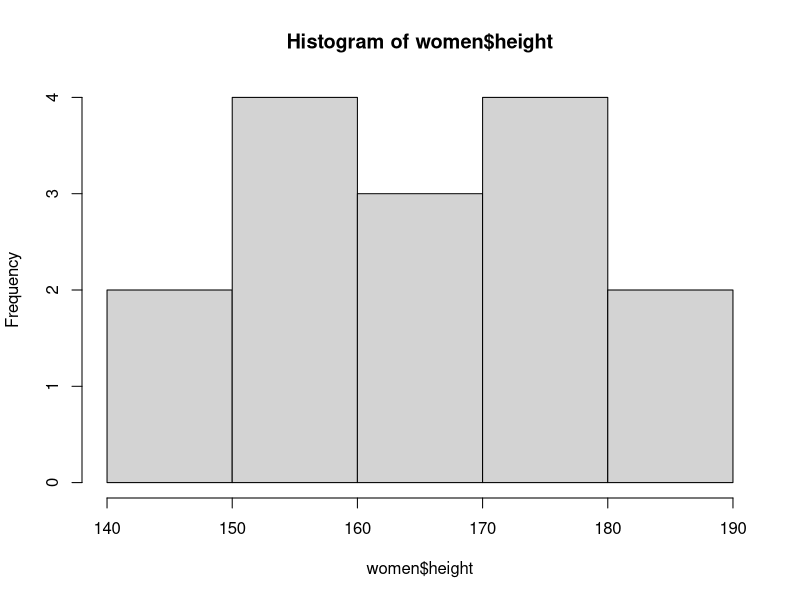
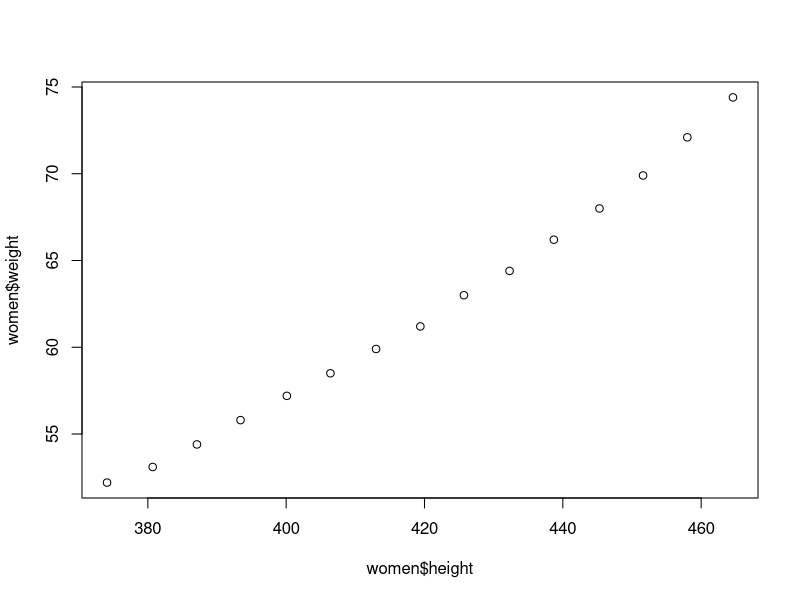

Recreate these plots in R, in order.
#仮説検定

## １標本のt検定
# データ読み込み
#単位変換：インチからセンチメートル、ポンドからキログラム
data("women")
women$height <- round(women$height / 0.39370,1)
n <- length(women$height)
mean <- mean(women$height)
sd <- sd(women$height)
hist(women$height)
n
mean
sd

## 母平均の検定
mu <- 158
#t検定
t.test(women$height, mu=mu)

## 母比率の検定
prop.test(300,400,p=0.7)

## 無相関の検定
#データ読み込み
#単位変換：インチからセンチメートル、ポンドからキログラム
data("women")
women$height <- round(women$height / 0.39370,1)
women$weight <- round(women$weight / 2.2046,1)
plot(women$height,women$weight)
length(women$height)
#無相関検定
cor.test(women$height,women$weight)